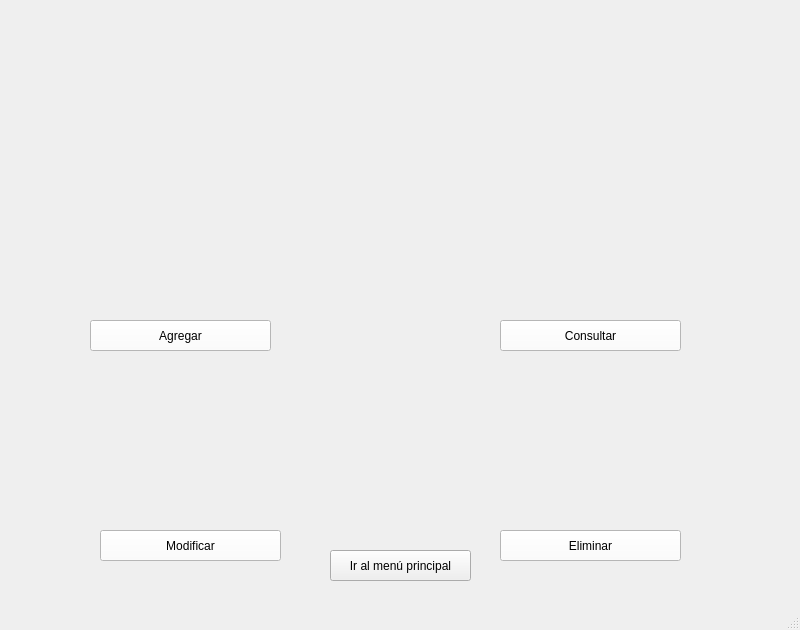
<?xml version="1.0" encoding="UTF-8"?>
<ui version="4.0">
 <class>menuMascota</class>
 <widget class="QMainWindow" name="menuMascota">
  <property name="geometry">
   <rect>
    <x>0</x>
    <y>0</y>
    <width>800</width>
    <height>630</height>
   </rect>
  </property>
  <property name="windowTitle">
   <string>MainWindow</string>
  </property>
  <widget class="QWidget" name="centralwidget">
   <widget class="QLabel" name="MenuMascotas">
    <property name="geometry">
     <rect>
      <x>0</x>
      <y>0</y>
      <width>801</width>
      <height>611</height>
     </rect>
    </property>
    <property name="text">
     <string/>
    </property>
    <property name="pixmap">
     <pixmap>menuMasc.jpg</pixmap>
    </property>
    <property name="scaledContents">
     <bool>true</bool>
    </property>
   </widget>
   <widget class="QPushButton" name="pushButton_AddMascota">
    <property name="geometry">
     <rect>
      <x>90</x>
      <y>320</y>
      <width>181</width>
      <height>31</height>
     </rect>
    </property>
    <property name="styleSheet">
     <string notr="true">

QPushButton{

	background-color: rgb(255, 255, 255) ;
	
	font: 63 11pt &quot;Bahnschrift SemiBold&quot;;
	
}

QPushButton:hover{

	background-color:  rgb(85, 170, 0);
	font: 63 11pt &quot;Bahnschrift SemiBold&quot;;
	
}</string>
    </property>
    <property name="text">
     <string>Agregar</string>
    </property>
   </widget>
   <widget class="QPushButton" name="pushButton_consultMascota">
    <property name="geometry">
     <rect>
      <x>500</x>
      <y>320</y>
      <width>181</width>
      <height>31</height>
     </rect>
    </property>
    <property name="styleSheet">
     <string notr="true">QPushButton{

	background-color: rgb(255, 255, 255) ;
	
	font: 63 11pt &quot;Bahnschrift SemiBold&quot;;
	
}

QPushButton:hover{

	background-color: rgb(255, 170, 0);
	font: 63 11pt &quot;Bahnschrift SemiBold&quot;;
	
}</string>
    </property>
    <property name="text">
     <string>Consultar</string>
    </property>
   </widget>
   <widget class="QPushButton" name="pushButton_ModdifyMascota">
    <property name="geometry">
     <rect>
      <x>100</x>
      <y>530</y>
      <width>181</width>
      <height>31</height>
     </rect>
    </property>
    <property name="styleSheet">
     <string notr="true">QPushButton{

	background-color: rgb(255, 255, 255) ;
	
	font: 63 11pt &quot;Bahnschrift SemiBold&quot;;
	
}

QPushButton:hover{

	background-color:  rgb(85, 170, 255);
	font: 63 11pt &quot;Bahnschrift SemiBold&quot;;
	
}</string>
    </property>
    <property name="text">
     <string>Modificar</string>
    </property>
   </widget>
   <widget class="QPushButton" name="pushButton_DeleteMascota">
    <property name="geometry">
     <rect>
      <x>500</x>
      <y>530</y>
      <width>181</width>
      <height>31</height>
     </rect>
    </property>
    <property name="styleSheet">
     <string notr="true">QPushButton{

	background-color: rgb(255, 255, 255) ;
	
	font: 63 11pt &quot;Bahnschrift SemiBold&quot;;
	
}

QPushButton:hover{

	background-color:  rgb(255, 0, 0);
	font: 63 11pt &quot;Bahnschrift SemiBold&quot;;
	
}</string>
    </property>
    <property name="text">
     <string>Eliminar</string>
    </property>
   </widget>
   <widget class="QPushButton" name="pushButton_Back">
    <property name="geometry">
     <rect>
      <x>330</x>
      <y>550</y>
      <width>141</width>
      <height>31</height>
     </rect>
    </property>
    <property name="styleSheet">
     <string notr="true">font: 63 11pt &quot;Bahnschrift SemiBold&quot;;
back-groud color: rgb(255, 255, 255);</string>
    </property>
    <property name="text">
     <string>Ir al menú principal</string>
    </property>
   </widget>
  </widget>
  <widget class="QMenuBar" name="menubar">
   <property name="geometry">
    <rect>
     <x>0</x>
     <y>0</y>
     <width>800</width>
     <height>21</height>
    </rect>
   </property>
  </widget>
  <widget class="QStatusBar" name="statusbar"/>
 </widget>
 <resources/>
 <connections/>
</ui>
